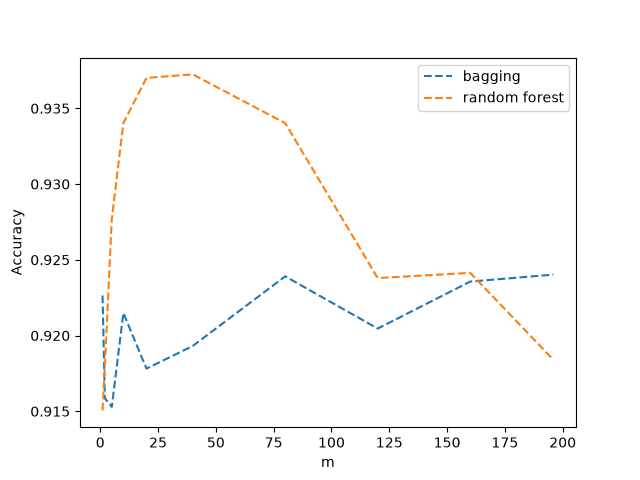

Source code (Python):
"""
Ensemble Methods
~~~~~~
Follow the instructions in the homework to complete the assignment.
"""

import random
import numpy as np
import matplotlib.pyplot as plt

from collections import Counter
from sklearn import metrics, utils
from sklearn.datasets import fetch_openml
from sklearn.tree import DecisionTreeClassifier
from sklearn.model_selection import train_test_split


def majority_vote(y_preds):
    """
    Given a list of m-many (n,) arrays, with each (n,) array containing the predictions for
    the same set of n examples (using different classifiers), return a (n,) array
    containing the majority vote predictions of the m-many (n,) arrays. If tie occurs,
    randomly choose a label of the plurality labels.
    Input:
        y_preds : list (m) - a list of m (n,) arrays
    Returns:
        y_pred : np.array (n) - array containing majority vote predictions
    """
    y_pred = []
    for y in np.array(y_preds).T:
        c = Counter(y).most_common()
        c = [i for i,n in c if n == c[0][1]]
        y_pred.append(random.choice(c))
    return np.array(y_pred)


def random_forest(X_train, y_train, X_test, y_test, m, n_clf):
    """
    Returns accuracy on the test set X_test with corresponding labels y_test
    using a random forest classifier with n_clf decision trees trained with
    training examples X_train and training labels y_train.
    Input:
        X_train : np.array (n_train, d) - array of training feature vectors
        y_train : np.array (n_train) - array of labels corresponding to X_train samples
        X_test : np.array (n_test,d) - array of testing feature vectors
        y_test : np.array (n_test) - array of labels corresponding to X_test samples
        n_clf : int - number of decision tree classifiers in the random forest
    Returns:
        accuracy : float - accuracy of random forest classifier on X_test samples
    """
    # TODO: Implement this function
    #DecisionTreeClassifier(splitter="random")
    y_preds = []
    for _ in range(n_clf):
        # bootsrap sample: draw n_train examples with replacement
        X_boot, y_boot = utils.resample(X_train, y_train, replace=True)
        clf = DecisionTreeClassifier(max_features=m) # m => all features, which gives plain bagging
        clf.fit(X_boot, y_boot)
        y_preds.append(clf.predict(X_test))

    # combine tree pred
    y_pred = majority_vote(y_preds)
    accuracy = metrics.accuracy_score(y_test, y_pred)
    
    return accuracy


def bagging_ensemble(X_train, y_train, X_test, y_test, n_clf):
    """
    Returns accuracy on the test set X_test with corresponding labels y_test
    using a bagging ensemble classifier with n_clf decision trees trained with
    training examples X_train and training labels y_train.
    Input:
        X_train : np.array (n_train, d) - array of training feature vectors
        y_train : np.array (n_train) - array of labels corresponding to X_train samples
        X_test : np.array (n_test,d) - array of testing feature vectors
        y_test : np.array (n_test) - array of labels corresponding to X_test samples
        n_clf : int - number of decision tree classifiers in the random forest, default is 10
    Returns:
        accuracy : float - accuracy of random forest classifier on X_test samples
    """
    return random_forest(X_train, y_train, X_test, y_test, m=None, n_clf=n_clf)


def load_mnist(classes):
    """
    Load MNIST dataset for classes
    Every 25th sample is used to reduce computational resources
    Input:
        classes : list of ints
    Returns:
        X : np.array (num_samples, num_features)
        y : np.array (num_samples)
    """
    print('Fetching MNIST data...')
    mnist = fetch_openml('mnist_784', version=1, cache=True)
    X_all = np.array(mnist.data)[::25]  # Every 25th sample is used to reduce computational requirements
    y_all = np.array(mnist.target)[::25]
    X_all = X_all.reshape(-1, 28, 28).reshape(-1, 14, 2, 14, 2).mean(axis=(2,4)).reshape(-1, 14*14)  # downsample image to 14x14
    y_all = y_all.astype(int)  # convert string labels to integers
    desired_idx = np.isin(y_all, classes)
    return X_all[desired_idx], y_all[desired_idx]


def main():
    """
    Analyze how the performance of bagging and random forest changes with m.
    """
    np.random.seed(123)

    # Use a subset of MNIST data
    X, y = load_mnist([1,3,5])

    # Get average performance of bagging and random forest with different m values
    print('Getting bagging and random forest scores...')
    m_vals = [1, 2, 5, 10, 20, 40, 80, 120, 160, 196]
    rf_avg = []
    bag_avg = []
    for m in m_vals:
        print('m = {}'.format(m))
        bagging_scores = []
        random_forest_scores = []
        for i in range(50):
            X_train, X_test, y_train, y_test = train_test_split(X, y, test_size=0.2)
            random_forest_scores.append(random_forest(X_train, y_train, X_test, y_test, m, n_clf=10))
            bagging_scores.append(bagging_ensemble(X_train, y_train, X_test, y_test, n_clf=10))
        rf_avg.append(np.mean(np.array(random_forest_scores)))
        bag_avg.append(np.mean(np.array(bagging_scores)))
    
    # Plot accuracies against m
    plt.figure()
    plt.plot(list(m_vals), bag_avg, '--', label='bagging')
    plt.plot(list(m_vals), rf_avg, '--', label='random forest')
    plt.xlabel('m')
    plt.ylabel('Accuracy')
    plt.legend(loc='upper right')
    plt.savefig('ensemble.png')


if __name__ == '__main__':
    main()
